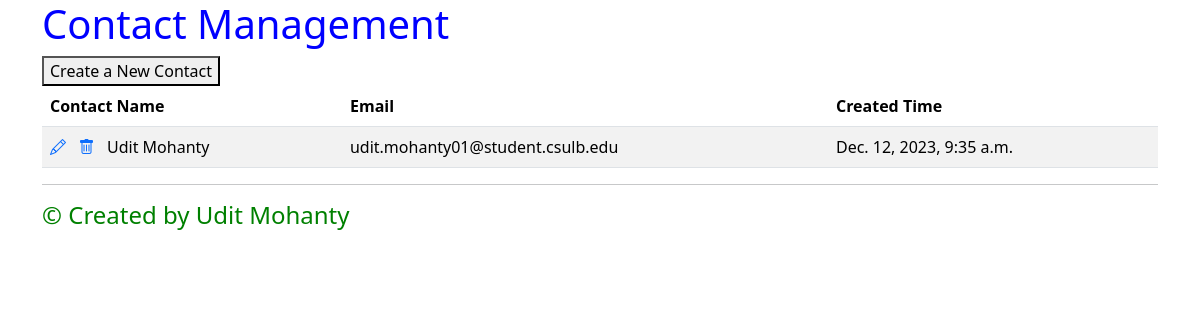
The app's page /, older data.
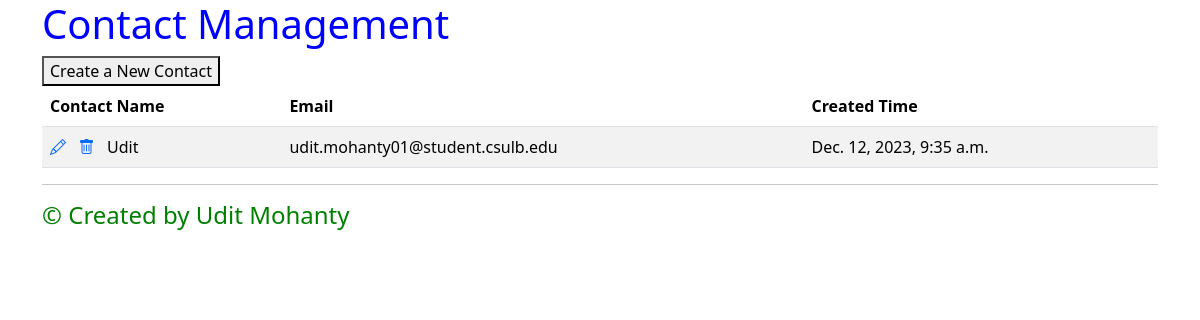
The same page, newer data.
### contacts/models.py (models this page shows)
class Contact(models.Model):
    name = models.CharField(max_length=20, null=False,unique=True)
    email = models.EmailField(unique=True)
    notes = models.TextField(max_length=200, default="")
    created_time = models.DateTimeField(auto_now_add=True, editable=False)

### contacts/views.py (the view)
# urls.py: path("", ContactListView.as_view(), name="contact_list"),
class ContactListView(ListView):
    model = Contact

### contacts/templates/contacts/contact_list.html (shortened to what this page needs)
{% extends "base.html" %}
{% block content %}
<div class="centered-text" style="color: blue;">
    <h1>Contact Management</h1>
</div>
    <form action="{% url 'contact_create' %}" method="get">
    <button type="submit">Create a New Contact</button>
</form>
<table class="table table-striped">
  <thead>
    <tr>
      <th>Contact Name</th>
      <th>Email</th>
      <th>Created Time</th>
    </tr>
  </thead>
  <tbody>
    {% for contact in contact_list %}
    <tr>
      <td>
        <a class="icon-link" href="{% url 'contact_update' contact.pk %}">
          <i class="bi bi-pencil"></i>
      </a>
        <a class="icon-link" href="{% url 'contact_delete' contact.pk %}">
          <i class="bi bi-trash"></i>
        </a>
        <a style="color: black; text-decoration: none;" href="{% url 'contact_detail' contact.pk %}">
            {{ contact.name }}
        </a>
      </td>
      <td>
        {{ contact.email}}
      </td>
      <td>
        {{ contact.created_time}}
      </td>
    </tr>
    {% endfor %}
  </tbody>
</table>
<hr>
<div class="centered-text" style="color: green;">
    <h4>&copy; Created by Udit Mohanty</h4>
</div>
{% endblock content %}

Row changes from the older to the newer data that the page shows:
changed Contact "udit.mohanty01@student.csulb.edu": name "Udit Mohanty" → "Udit"
